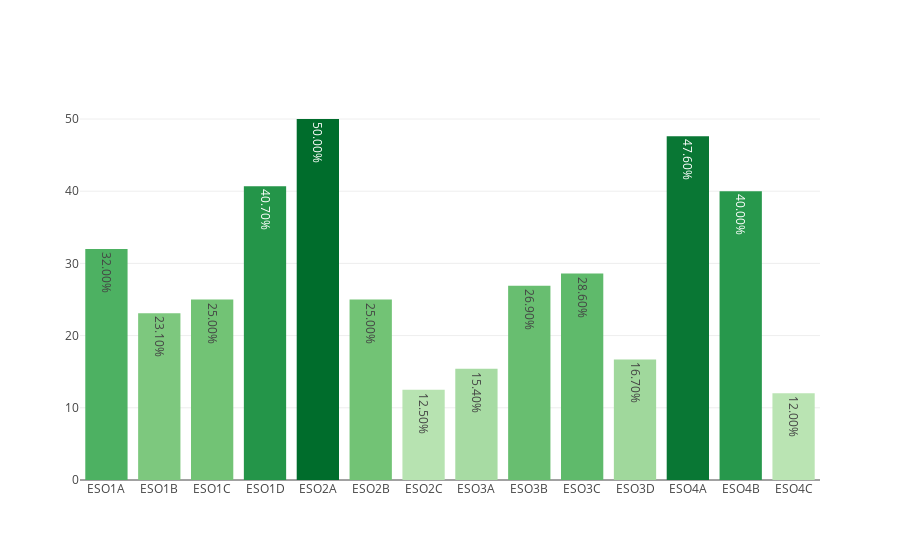

The cell this chart's notebook holds for it:
### Markdown cell above
## ESO

### Code cell
dfc_ESO = loaders.get_data_by_stages(dfc, 'ESO')
myplotly.bar_simple(dfc_ESO.index, dfc_ESO['éxito'])

### Figure 1 — Plotly figure (JSON) as saved in the notebook; plotly's stock layout.template omitted (floating-point values rounded to 4 significant figures)
{"data": [{"hoverinfo": "x+text", "marker": {"color": [32, 23.1, 25, 40.7, 50, 25, 12.5, 15.4, 26.9, 28.6, 16.7, 47.6, 40, 12], "colorscale": [[0, "rgb(186,228,179)"], [0.3333, "rgb(116,196,118)"], [0.6667, "rgb(49,163,84)"], [1, "rgb(0,109,44)"]]}, "text": ["32.00%", "23.10%", "25.00%", "40.70%", "50.00%", "25.00%", "12.50%", "15.40%", "26.90%", "28.60%", "16.70%", "47.60%", "40.00%", "12.00%"], "type": "bar", "uid": "a0de0b28-c584-4df5-92f9-3e98b7035586", "x": ["ESO1A", "ESO1B", "ESO1C", "ESO1D", "ESO2A", "ESO2B", "ESO2C", "ESO3A", "ESO3B", "ESO3C", "ESO3D", "ESO4A", "ESO4B", "ESO4C"], "y": [32, 23.1, 25, 40.7, 50, 25, 12.5, 15.4, 26.9, 28.6, 16.7, 47.6, 40, 12]}], "layout": {"title": {"text": ""}}}
